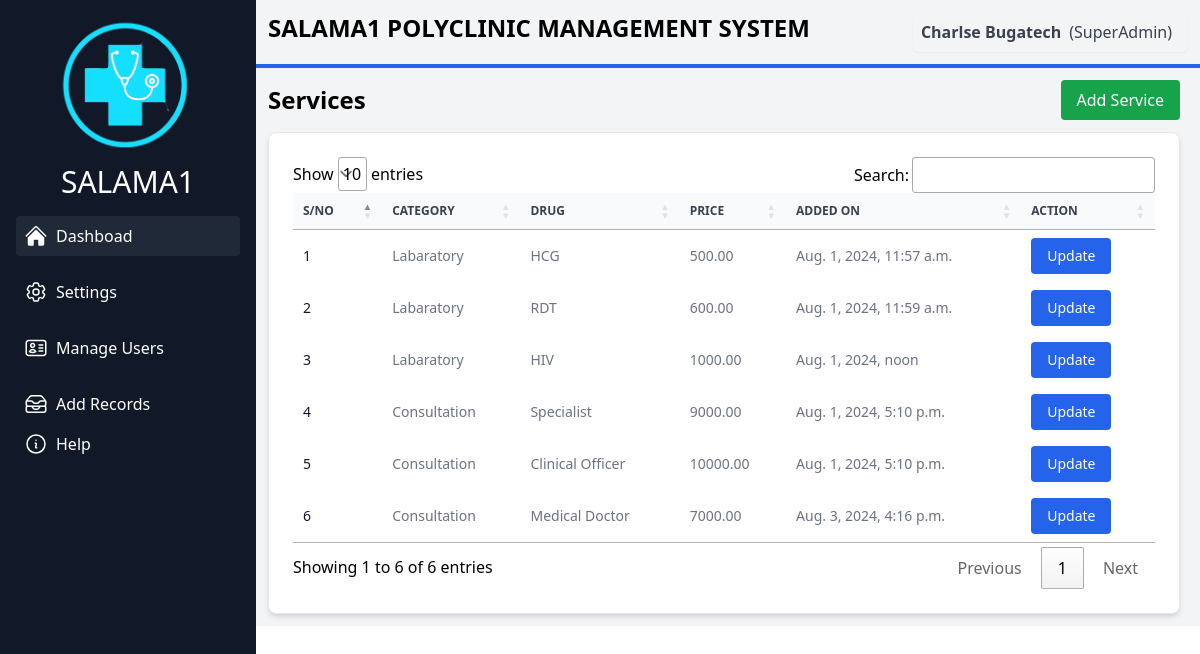
The page /getservices/ (signed in) on the database its author committed.
### account/models.py (models this page shows, shortened)
class User(AbstractBaseUser, PermissionsMixin):
    id = models.UUIDField(primary_key=True, default=uuid.uuid4, editable=False, verbose_name="ID")
    name = models.CharField(max_length=255, blank=True, null=True, verbose_name="Full Name")
    email = models.EmailField(unique=True, verbose_name="Email Address")
    phone = models.CharField(max_length=15, blank=True, null=True, verbose_name="Phone Number")
    role = models.CharField(max_length=50, blank=True, null=True, verbose_name="Role")
    is_active = models.BooleanField(default=True, verbose_name="Active")
    is_staff = models.BooleanField(default=False, verbose_name="Staff Status")
    is_superuser = models.BooleanField(default=False, verbose_name="Superuser Status")
    date_joined = models.DateTimeField(auto_now_add=True, verbose_name="Date Joined")
    last_login = models.DateTimeField(blank=True, null=True, verbose_name="Last Login")
    objects = CustomUserManager()
    USERNAME_FIELD = 'email'
    EMAIL_FIELD = 'email'
    REQUIRED_FIELDS = ['name']

### patients/models.py (models this page shows, shortened)
class Service(models.Model):
    category = models.ForeignKey(ServiceCategory, on_delete=models.SET_NULL, null=True)
    service = models.CharField(max_length=100, default="")
    price = models.DecimalField(max_digits=10, decimal_places=2, default=0)
    created_at = models.DateTimeField(auto_now_add=True, blank=True, null=True)
    added_by = models.ForeignKey(User, on_delete=models.SET_NULL, null=True)

class ServiceCategory(models.Model):
    id = models.UUIDField(primary_key=True, default=uuid.uuid4, editable=False, verbose_name="ID")
    category = models.CharField(max_length=150, default="")
    created_at = models.DateTimeField(auto_now_add=True, blank=True, null=True)
    added_by = models.ForeignKey(User, on_delete=models.SET_NULL, null=True)
    def __str__(self):
        return self.category

### patients/views.py (the view)
# urls.py: path('getservices/', views.getservices, name='getservices'),
@login_required
def getservices(request):
    context = {
        'services' : Service.objects.all()
    }
    return render(request, 'patients/Services.html', context)

### patients/templates/patients/Services.html (shortened to what this page needs)
{% extends 'core/base.html' %}
{% block content %}
<link rel="stylesheet" href="https://cdn.datatables.net/1.11.5/css/jquery.dataTables.min.css">
<div class="bg-gray-100 pl-3 pr-5 pt-3 pb-3">
    <div class="flex justify-between items-center mb-3">
        <p class="text-2xl font-semibold">Services</p>
        <a href="{% url 'patients:addservice' %}" class="rounded bg-green-600 text-white px-4 py-2 hover:bg-green-700">Add Service</a>
    </div>
    <div class="bg-white p-6 rounded-lg shadow-md border border-gray-200 dark:bg-gray-800 dark:border-gray-700">
        <table id="bootstrapdatatable" class="w-full text-sm text-left text-gray-500 dark:text-gray-400">
            <thead class="text-xs text-gray-700 uppercase bg-gray-50 dark:bg-gray-700 dark:text-gray-400">
                <tr>
                    <th scope="col" class="px-6 py-3">S/No</th>
                    <th scope="col" class="px-6 py-3">Category</th>
                    <th scope="col" class="px-6 py-3">Drug</th>
                    <th scope="col" class="px-6 py-3">Price</th>
                    <th scope="col" class="px-6 py-3">Added on</th>
                    <th scope="col" class="px-6 py-3">Action</th>
                </tr>
            </thead>
            <tbody>
                {% for i in services %}
                <tr class="bg-white border-b dark:bg-gray-800 dark:border-gray-700">
                    <th scope="row" class="px-6 py-4 font-medium text-gray-900 whitespace-nowrap dark:text-white">
                        {{ forloop.counter }}
                    </th>
                    <td class="px-6 py-4">{{ i.category }}</td>
                    <td class="px-6 py-4">{{ i.service }}</td>
                    <td class="px-6 py-4">{{ i.price }}</td>
                    <td class="px-6 py-4">{{ i.created_at }}</td>
                    <td class="px-6 py-4">
                        <button type="button" class="bg-blue-600 text-white px-4 py-2 rounded hover:bg-blue-700">Update</button>
                    </td>
                </tr>
                {% empty %}
                <tr>
                    <td colspan="6" class="px-6 py-4 text-center">No service available.</td>
                </tr>
                {% endfor %}
            </tbody>
        </table>
    </div>
</div>
{% endblock %}

### core/templates/core/base.html (shortened to what this page needs)
{% load static tailwind_tags %}
{% load static %}
{% load widget_tweaks %}
<!DOCTYPE html>
<html lang="en">
<head>
    {% tailwind_css %}
</head>
<body class="overflow-hidden">
    <div class="flex w-screen h-screen">
        <div id="menu" class="flex-col bg-gray-900 w-64 hidden lg:flex">
            <div class="flex flex-col items-center">
                <div class="mb-2 mt-3">
                    <img src="{% static 'homelogo.png' %}" class="h-36">
                </div>
                <h1 class="text-white text-3xl mt-0">
                    <a href="">SALAMA1</a>
                </h1>
            </div>
            <nav class="flex flex-col p-4 space-y-4  text-white">
                <a class="flex items-center p-2 hover:bg-gray-700  bg-gray-800 rounded" href="{% url 'core:index' %}">
                    Dashboad
                </a>
                <div class="relative group">
                    <button class="flex items-center p-2 w-full text-left hover:bg-gray-700 rounded">
                        Settings
                    </button>
                </div>
                <div class="relative group">
                    <button class="flex items-center p-2 w-full text-left hover:bg-gray-700 rounded">
                        Manage Users
                    </button>
                </div>
                <div class="relative group">
                    <button class="flex items-center p-2 w-full text-left hover:bg-gray-700 rounded">
                        Add Records
                    </button>
                    <a class="flex items-center p-2 hover:bg-gray-700 rounded" href="/">
                        Help
                    </a>
            </nav>
        </div>
        <div class="flex-1 flex flex-col">
            <div class="pt-3 pl-3 pr-3 bg-gray-100 h-16 flex">
                <h1 class="text-2xl font-bold hidden lg:flex ">SALAMA1 POLYCLINIC MANAGEMENT SYSTEM</h1>
                <div class="ml-auto flex">
                    {% if user.is_authenticated %}
                    <div class="inline-block text-left">
                        <div class="">
                            <button type="button"
                                class="inline-flex  w-full rounded-md  border-gray-300 shadow-sm items-center font-medium text-gray-700 hover:bg-gray-50 focus:outline-none focus:ring-2 focus:ring-offset-2 focus:ring-indigo-500"
                                id="menu-button" aria-expanded="true" aria-haspopup="true">
                                <ul class="list-none flex p-2">
                                    <li class="mr-2 font-bold">{{ user.name }}</li>
                                    <li class="mr-2 "> ({{ user.role }})</li>
                                </ul>
                            </button>
                        </div>
                    </div>
                    {% endif %}
                </div>
            </div>
            <div class="p-0.5 bg-blue-600">
            </div>
            <div class=" bg-slate-00 overflow-auto">
                {% block content %}
                {% endblock %}
            </div>
        </div>
    </div>
</body>
</html>

### rows shown on the page
User: name "Charlse Bugatech", role "SuperAdmin"
Service: category "Labaratory", service "HCG", price "500.00", created_at "Aug. 1, 2024, 11:57 a.m."
Service: category "Labaratory", service "RDT", price "600.00", created_at "Aug. 1, 2024, 11:59 a.m."
Service: category "Labaratory", service "HIV", price "1000.00", created_at "Aug. 1, 2024, noon"
Service: category "Consultation", service "Specialist", price "9000.00", created_at "Aug. 1, 2024, 5:10 p.m."
Service: category "Consultation", service "Clinical Officer", price "10000.00", created_at "Aug. 1, 2024, 5:10 p.m."
Service: category "Consultation", service "Medical Doctor", price "7000.00", created_at "Aug. 3, 2024, 4:16 p.m."
